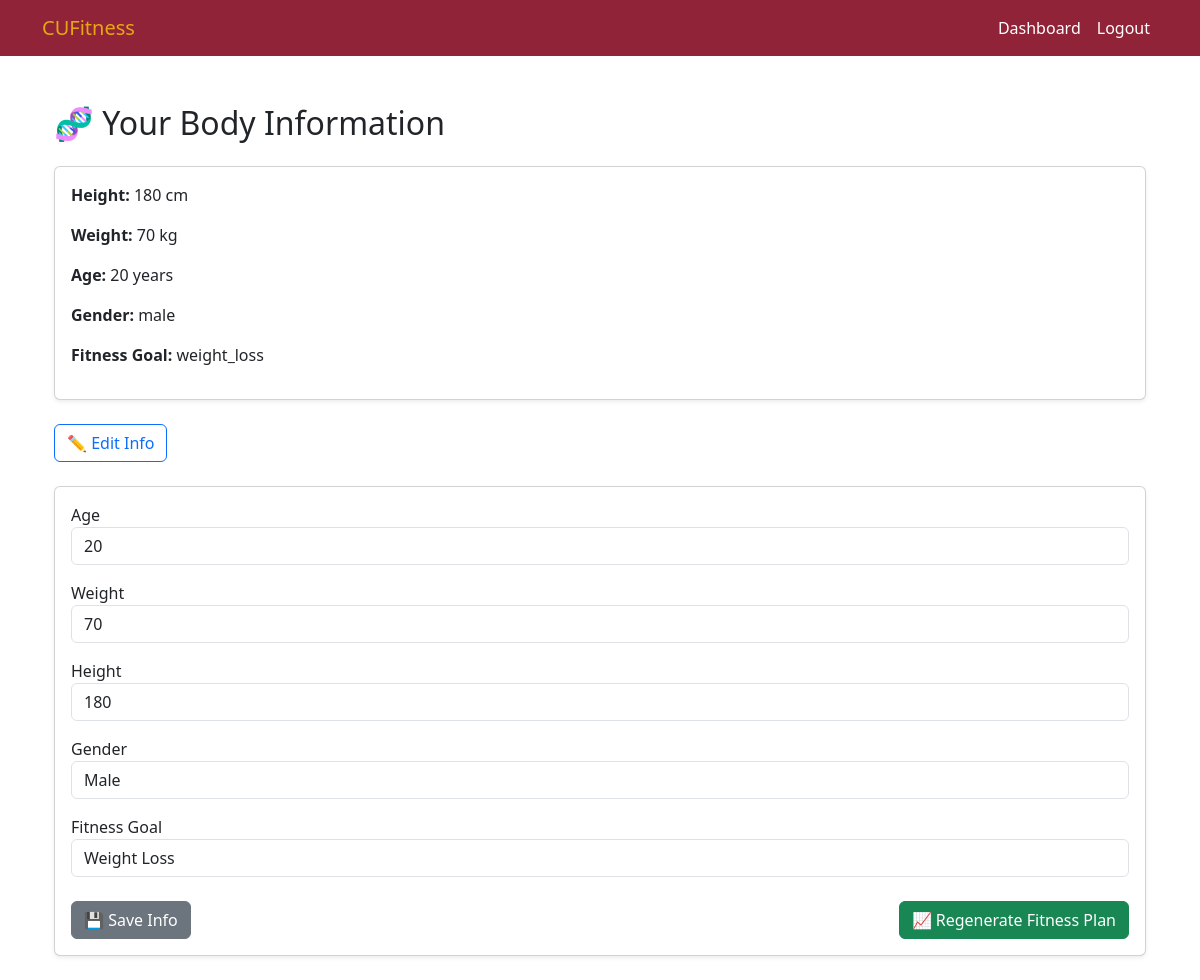
The app's page /FitnessPlan/collect (signed in), older data.
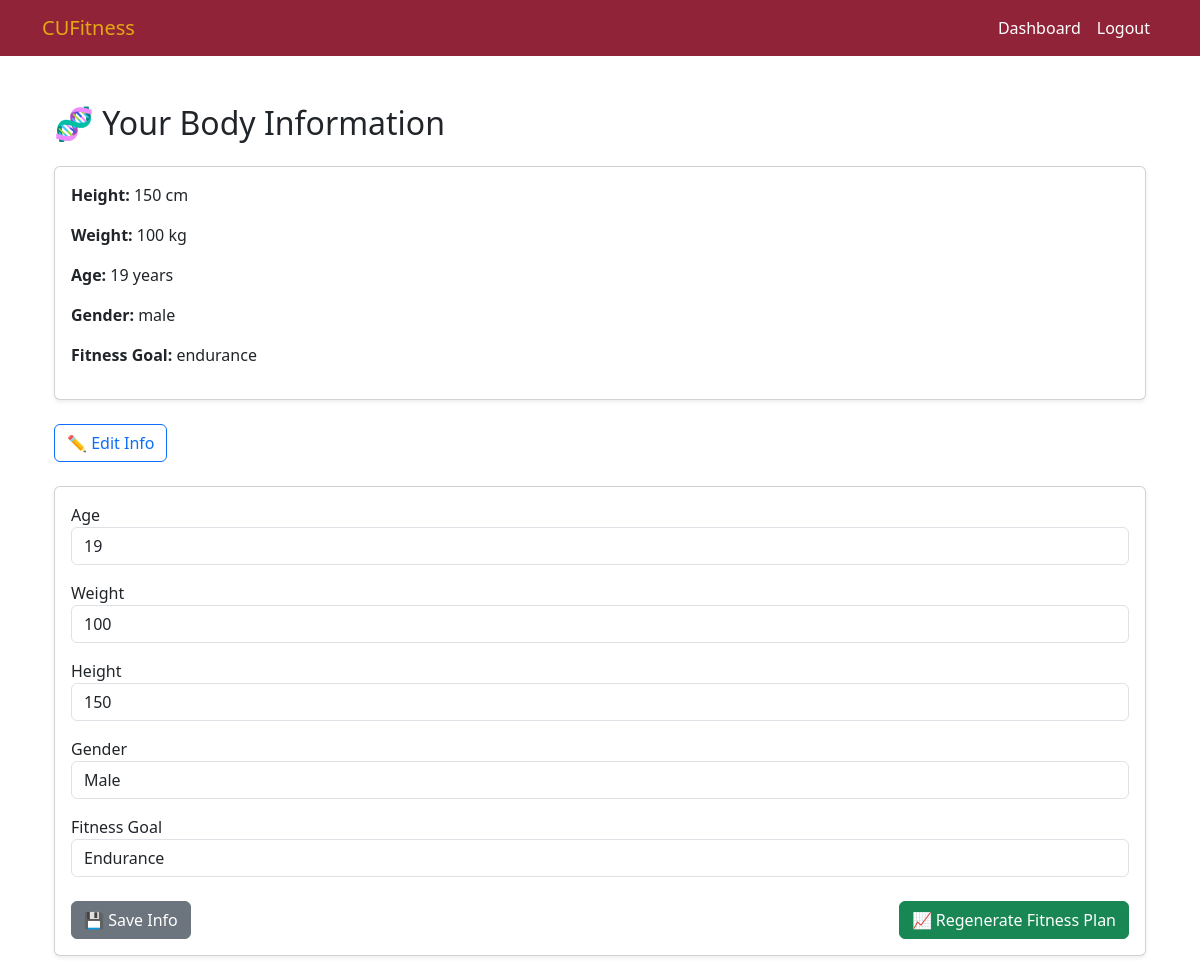
The same page, newer data.
### FitnessPlan/models/PersonalizedPlan.py (models this page shows, shortened)
class UserBodyInfo(models.Model):
    GOAL_CHOICES = [
    ('weight_loss', 'Weight Loss'),
    ('muscle_gain', 'Muscle Gain'),
    ('endurance', 'Endurance'),
    ('general_fitness', 'General Fitness'),
    ('flexibility', 'Flexibility'),
    ]
    GENDER_CHOICES = [
        ('male', 'Male'),
        ('female', 'Female'),
        ('other', 'Other'),
    ]
    user = models.OneToOneField(settings.AUTH_USER_MODEL, on_delete=models.CASCADE, related_name='body_info')
    height = models.PositiveIntegerField(help_text="Height in centimeters")
    weight = models.PositiveIntegerField(help_text="Weight in kilograms")
    age = models.PositiveIntegerField()
    gender = models.CharField(max_length=10, choices=GENDER_CHOICES)
    fitness_goal = models.CharField(max_length=50, choices=GOAL_CHOICES)

### FitnessPlan/views/PersonalizedPlan.py (the view)
# urls.py: path('collect', collect_user_info_view, name='collect_user_info'),
@login_required
def collect_user_info_view(request):
    user = request.user
    try:
        existing_info = user.body_info  # from OneToOneField relation
    except:
        existing_info = None
    if request.method == 'POST':
        generate = 'generate_plan' in request.POST
        form = UserInfoForm(request.POST, instance=existing_info)
        if form.is_valid():
            user_info = form.save(commit=False)
            user_info.user = user
            user_info.save()
            if generate:
                payload = {
                    "age": user_info.age,
                    "weight": user_info.weight,
                    "height": user_info.height,
                    "fitness_goal": user_info.fitness_goal,
                    "gender": user_info.gender
                }
                try:
                    ai_url = "http://127.0.0.1:8000/Agent/generate_plan/"
                    cookies = {
                        'csrftoken': request.COOKIES.get('csrftoken', ''),
                        'sessionid': request.COOKIES.get('sessionid', ''),
                    }
                    headers = {
                        "Content-Type": "application/json",
                        "X-CSRFToken": cookies['csrftoken'],
                    }
                    response = requests.post(ai_url, data=json.dumps(payload), headers=headers, cookies=cookies, timeout=15)
                    if response.status_code == 200:
                        data = response.json()
                        ai_plan = data.get('response', 'No Plan Found')
                        FitnessPlan.objects.update_or_create(
                            user=user,
                            defaults={'plan_content': ai_plan}
                        )
                        return redirect('view_plan')
                    else:
                        form.add_error(None, f"Failed to get AI Plan (Error {response.status_code})")
                except requests.RequestException as e:
                    form.add_error(None, f"AI request failed: {str(e)}")
            else:
                return redirect('collect_user_info')
    else:
        form = UserInfoForm(instance=existing_info)
    return render(request, 'fitnessplan/collect_user_info.html', {
        'form': form,
        'current_info': existing_info
    })

### FitnessPlan/forms/PersonalizedPlan.py
class UserInfoForm(forms.ModelForm):
    class Meta:
        model = UserBodyInfo
        fields = ['age', 'weight', 'height', 'gender', 'fitness_goal']
        labels = {
            'fitness_goal': 'Fitness Goal',
        }
        widgets = {
            'age': forms.NumberInput(attrs={'class': 'form-control'}),
            'weight': forms.NumberInput(attrs={'class': 'form-control'}),
            'height': forms.NumberInput(attrs={'class': 'form-control'}),
            'gender': forms.Select(attrs={'class': 'form-control'}),
            'fitness_goal': forms.Select(attrs={'class': 'form-control'}),
        }

### templates/fitnessplan/collect_user_info.html (shortened to what this page needs)
{% extends 'base.html' %}
{% block content %}
<div class="container py-4">
    <h2 class="mb-4">🧬 Your Body Information</h2>
    {% if current_info %}
        <div class="card shadow-sm mb-4">
            <div class="card-body">
                <p><strong>Height:</strong> {{ current_info.height }} cm</p>
                <p><strong>Weight:</strong> {{ current_info.weight }} kg</p>
                <p><strong>Age:</strong> {{ current_info.age }} years</p>
                <p><strong>Gender:</strong> {{ current_info.gender }}</p>
                <p><strong>Fitness Goal:</strong> {{ current_info.fitness_goal }}</p>
            </div>
        </div>
    {% else %}
        <div class="alert alert-warning">You have not set your body information yet.</div>
    {% endif %}
    <div class="d-flex justify-content-between mb-4">
        <button class="btn btn-outline-primary" type="button" data-bs-toggle="collapse" data-bs-target="#editForm">
            ✏️ Edit Info
        </button>
    </div>
    <div class="collapse show" id="editForm">
        <div class="card card-body shadow-sm">
            <form method="post">
                {% for field in form %}
                <div class="mb-3">
                    <label for="{{ field.id_for_label }}">{{ field.label }}</label>
                    {{ field }}
                </div>
                {% endfor %}
                <div class="d-flex justify-content-between mt-4">
                    <button type="submit" name="save_info" class="btn btn-secondary">💾 Save Info</button>
                    <button type="submit" name="generate_plan" value="true" class="btn btn-success">📈 Regenerate Fitness Plan</button>
                </div>
            </form>
        </div>
    </div>
</div>
{% endblock %}

Row changes from the older to the newer data that the page shows:
changed UserBodyInfo "male": height "180" → "150"; weight "70" → "100"; age "20" → "19"; fitness_goal "weight_loss" → "endurance"; fitness_goal "Weight Loss" → "Endurance"
